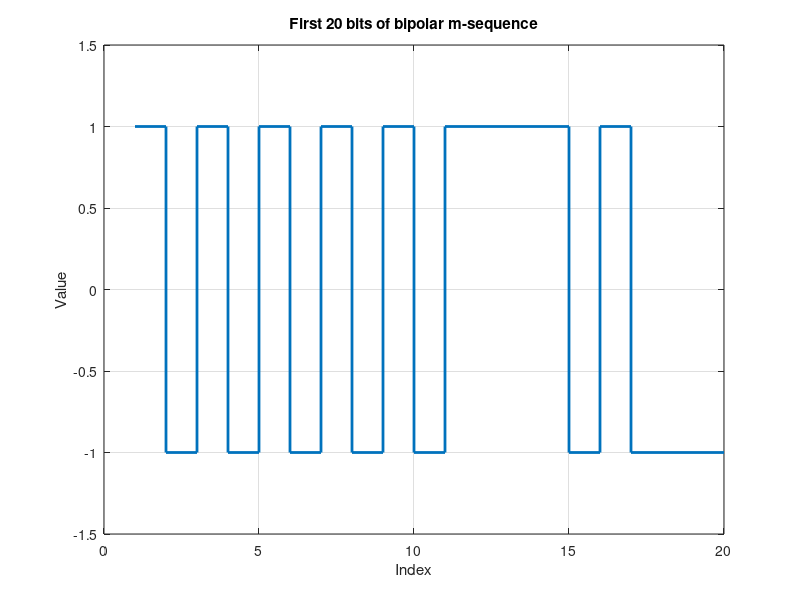

Recreate this plot in MATLAB. (Note: this script raises an error after producing the figure.)
%Properties of m-sequences

%You must design a randomizer based on an LFSR with m = 10 cells.

m = 10;
N = 2^m - 1;

% polynomial x^10 + x^3 + 1
taps = [10 3]; 

% seed de l'énoncé
lfsr = [1 0 1 0 1 0 1 0 1 0]; 

sequence = zeros(1, N);

for i = 1:N
    
    % output bit = FIRST cell (MATLAB convention)
    sequence(i) = lfsr(1);

    % feedback = XOR taps (index counted from left)
    feedback = xor(lfsr(m - taps(1) + 1), lfsr(m - taps(2) + 1));

    % LEFT shift
    lfsr(1:end-1) = lfsr(2:end);
    lfsr(end) = feedback;
end


%Plot the first 20 bits of the bipolar sequence (0 → −1 and 1 → +1)
bipolar = 2*sequence - 1;   % 0→-1, 1→+1

figure;
stairs(bipolar(1:20), 'LineWidth', 2);
grid on;
title('First 20 bits of bipolar m-sequence');
xlabel('Index'); ylabel('Value');
ylim([-1.5 1.5]);


%Write a table with N1 and N0 (number of bits equal to 1 and 0), NT and NNT
%(number of transitions and no transitions, view the sequence as periodic.)

N1 = sum(sequence == 1);
N0 = sum(sequence == 0);

%transition and non-transition
NT = sum(sequence ~= sequence([2:end 1]));
NNT = sum(sequence == sequence([2:end 1]));

% Display the results
fprintf("N1  = %d\n", N1);
fprintf("N0  = %d\n", N0);
fprintf("NT  = %d\n", NT);
fprintf("NNT = %d\n", NNT);



%Write a table with the values of NR (T ) (total number of runs, NR (i) (number of
%runs of length i, NR0(i) and NR1(i) (number of runs of zeros and ones of length i)


NrT = NT + 1;

% Initialize run length counters
runLengths = zeros(1, N);
currentRunLength = 1;

% Initialize counters for runs of zeros and ones
NR0 = zeros(1, N);
NR1 = zeros(1, N);

for i = 2:N
    if sequence(i) == sequence(i-1)
        currentRunLength = currentRunLength + 1;
    else
        runLengths(currentRunLength) = runLengths(currentRunLength) + 1;

        if sequence(i-1) == 0
            NR0(currentRunLength) = NR0(currentRunLength) + 1;
        else
            NR1(currentRunLength) = NR1(currentRunLength) + 1;
        end

        currentRunLength = 1;
        
    end
end
runLengths(currentRunLength) = runLengths(currentRunLength) + 1; % Count the last run

if sequence(N) == 0
    NR0(currentRunLength) = NR0(currentRunLength) + 1;
else
    NR1(currentRunLength) = NR1(currentRunLength) + 1;
end

maxRun = find(runLengths > 0, 1, 'last');

runTable = table((1:maxRun)', runLengths(1:maxRun)', NR0(1:maxRun)', NR1(1:maxRun)', ...
    'VariableNames', {'RunLength_i', 'NR_i', 'NR0_i', 'NR1_i'});

disp(runTable);


%Plot the run lengths vs. their starting point in the sequence (use different colors
%for 0 and 1 runs)

starts = [];      % starting position
lengths = [];     % run length
values = [];      % 0 or 1

currentStart = 1;

for i = 2:N
    if sequence(i) ~= sequence(i-1)
        %end of run at i-1
        starts(end+1) = currentStart; 
        lengths(end+1) = i - currentStart; 
        values(end+1) = sequence(currentStart); 
        currentStart = i; 
    end
end

% Finalize the last run

starts(end+1) = currentStart; 
lengths(end+1) = N - currentStart +1; 
values(end+1) = sequence(N); 


% Now plot
figure;
hold on; grid on;
title('Run lengths vs starting point');
xlabel('Starting index');
ylabel('Run length');

for k = 1:length(starts)
    x = [starts(k) starts(k)];
    y = [0 lengths(k)];
    if values(k) == 0
        plot(x, y, 'b-', 'LineWidth', 1.8);
    else
        plot(x, y, 'r-', 'LineWidth', 1.8);
    end
end

ylim([0 max(lengths)+1]);
legend('Runs of 0','Runs of 1');
hold off;

%Consider the entire bipolar sequence and compute the autocorrelation (view the sequence as
%periodic)

%Plot the autocorrelation

X_fft = fft(bipolar);
R = ifft(X_fft .* conj(X_fft)); % raw Autocorrelation
R = fftshift(R); %center at tau = 0

%lags creation 
lags = -(N-1)/2 : (N-1)/2;

figure;
plot(lags, R);
grid on;
title('Autocorrelation of the m-sequence (Periodic)');
xlabel('\tau (lags)');
ylabel('R(\tau)');
xlim([-N/2 N/2]);

%for an ideal M-sequence, R(0) = N and R(tau) = -1 everywhere

% Consider 1 ≤ z ≤ 200

mpsl_values = zeros(1, 200);
z_range = 1:200;

%For each value of z cancel the last z bits from the entire sequence to obtain a
%truncated sequence vz of N − z bits

for k = 1:length(z_range)
    z = z_range(k);
    current_len = N - z;
    v_z = bipolar(1:current_len); %keep the N-z first bits

    %Compute the autocorrelation function of the bipolar truncated sequence v ′
    X_z = fft(v_z);
    R_z = ifft(X_z .* conj(X_z));

    %Compute the Maximum Peak Side Lobe (MPSL) of v ′
    R_z(1) = 0;
    mpsl_values(k) = max(abs(R_z));
end

% Plot MPSL(z) vs. z

figure;
plot(z_range, mpsl_values, 'LineWidth', 1.5);
grid on;
title('MPSL vs Truncation Length z');
xlabel('z (bits removed)');
ylabel('MPSL');

% Fix z = 23

z_fix = 23;

% Consider the truncated sequence vz of N − z bits
len_trunc = N - z_fix;

%first seed allready used 
seq_trunc_1 = bipolar(1:len_trunc);
R_trunc_1 = ifft(fft(seq_trunc_1) .* conj(fft(seq_trunc_1)));
R_trunc_1 = fftshift(R_trunc_1);

%New seed choose an arbitrary seed different [0 0 0 0 0 0 0 0 0 1]

lfsr2 = [0 0 0 0 0 0 0 0 0 1]; 
seq2 = zeros(1, N);
for i = 1:N
    seq2(i) = lfsr2(1);
    feedback = xor(lfsr2(10 - 10 + 1), lfsr2(10 - 3 + 1)); % Taps [10 3]
    lfsr2(1:end-1) = lfsr2(2:end);
    lfsr2(end) = feedback;
end
bipolar2 = 2*seq2 - 1;
seq_trunc_2 = bipolar2(1:len_trunc);

% Compute the autocorrelation function of the bipolar truncated sequence v ′
R_trunc_2 = ifft(fft(seq_trunc_2) .* conj(fft(seq_trunc_2)));
R_trunc_2 = fftshift(R_trunc_2);

%Plot it
lags_trunc = -(len_trunc-1)/2 : (len_trunc-1)/2;

figure;
subplot(2,1,1);
plot(lags_trunc, R_trunc_1); grid on;
title(['Autocorrelation (z=23) - Seed 1']);
ylabel('R(\tau)'); xlim([-500 500]);

subplot(2,1,2);
plot(lags_trunc, R_trunc_2); grid on;
title(['Autocorrelation (z=23) - Seed 2']);
xlabel('\tau'); ylabel('R(\tau)'); xlim([-500 500]);


% for a complete M-sequence, the seed doesn't matter (cyclic shift) 
%but for a troncated sequence, modifying the seed, modify the window of
%bit